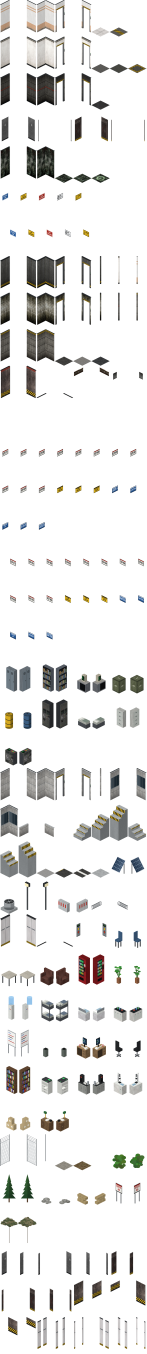
#> input picture art/tilesheets/scp_facility_02_tilesheet.png, 1024 x 9472 px, given in place of officewall.jpg, which was not available (shown at 1/7 size)
$ python make_facility_tiles.py
#> lines starting #> are read from the running program, lines starting #| are printed output that depends on the picture
#!/usr/bin/env python3
"""
Builds the SCP site tileset `scp_facility_02` (walls, door frames, doors,
floors, signs, pocket dimension) and repacks the mod's texture pack.

Every tile is drawn procedurally: simple 3D boxes projected to Project
Zomboid's isometric view, with procedural textures mapped on each face.

Outputs:
  art/tilesheets/scp_facility_02_tilesheet.png                (sheet, 8 columns, for editing)
  Contents/mods/SCPFoundation/42/media/texturepacks/scp_facility.pack
      (scp_facility_01 from art/tilesheets/scp_facility_01_tilesheet.png + scp_facility_02)
  Contents/mods/SCPFoundation/42/media/scp_facility.tiles
(previews of the site are made by tools/make_site_preview.py)

Usage: python3 tools/make_facility_tiles.py   (from the repository root)
Needs numpy and Pillow.
"""

import math
import os
import struct
import sys

import numpy as np
from PIL import Image, ImageDraw, ImageFilter, ImageFont

ROOT = os.path.dirname(os.path.dirname(os.path.abspath(__file__)))
MEDIA = os.path.join(ROOT, "Contents/mods/SCPFoundation/42/media")
ART = os.path.join(ROOT, "art")

TW, TH = 128, 256           # tile size (Build 42 2x tiles)
SS = 4                      # supersampling
WALL_T = 0.07               # wall thickness (tile units)
FONT_BOLD = "/usr/share/fonts/truetype/dejavu/DejaVuSans-Bold.ttf"

rng = np.random.default_rng(914)


# ----------------------------------------------------------------------
# Projection and face drawing
# ----------------------------------------------------------------------

def proj(x, y, z):
    """World (x east, y south, z up; 1 = one tile / one wall height) -> screen."""
    return ((64 + (x - y) * 64) * SS, (192 + (x + y) * 32 - z * 192) * SS)


def canvas():
    return Image.new("RGBA", (TW * SS, TH * SS), (0, 0, 0, 0))


# [16 lines left out: function face, not called in this run]


def finish(img):
    return img.resize((TW, TH), Image.LANCZOS)


# ----------------------------------------------------------------------
# Texture helpers (numpy RGBA, v = 0 at the top)
# ----------------------------------------------------------------------

def hexrgb(h):
    h = h.lstrip("#")
    if len(h) == 3:
        h = "".join(c * 2 for c in h)
    return np.array([int(h[i:i + 2], 16) for i in (0, 2, 4)], np.float32)


def noise(w, h, scale, amp, seed=None):
    g = np.random.default_rng(seed) if seed is not None else rng
    small = g.random((max(2, h // scale), max(2, w // scale))).astype(np.float32)
    im = Image.fromarray((small * 255).astype(np.uint8), "L").resize((w, h), Image.BICUBIC)
    return (np.asarray(im).astype(np.float32) / 255 - 0.5) * 2 * amp


# [7 lines left out: function base, not called in this run]


def rect(a, u0, v0, u1, v1, color, alpha=1.0):
    h, w = a.shape[:2]
    x0, x1 = int(u0 * w), int(u1 * w)
    y0, y1 = int(v0 * h), int(v1 * h)
    c = hexrgb(color) if isinstance(color, str) else np.array(color, np.float32)
    a[y0:y1, x0:x1, :3] = a[y0:y1, x0:x1, :3] * (1 - alpha) + c * alpha
    a[y0:y1, x0:x1, 3] = 255


def shade_rect(a, u0, v0, u1, v1, k):
    h, w = a.shape[:2]
    a[int(v0 * h):int(v1 * h), int(u0 * w):int(u1 * w), :3] *= k


def hline(a, v, thick, color, alpha=1.0):
    rect(a, 0, v - thick / 2, 1, v + thick / 2, color, alpha)


def vline(a, u, thick, color, alpha=1.0):
    rect(a, u - thick / 2, 0, u + thick / 2, 1, color, alpha)


# [10 lines left out: function hazard, not called in this run]


def grime(a, strength=40, from_bottom=0.25):
    h, w = a.shape[:2]
    v = np.linspace(0, 1, h)[:, None]
    g = np.clip((v - (1 - from_bottom)) / from_bottom, 0, 1) * strength
    a[..., :3] -= (g * (0.6 + 0.4 * (noise(w, h, 6, 1) + 1) / 2))[..., None]


def drips(a, count, color, length=0.35, seed=None):
    g = np.random.default_rng(seed)
    h, w = a.shape[:2]
    c = hexrgb(color)
    for _ in range(count):
        x = int(g.random() * w)
        L = int(h * length * (0.3 + g.random()))
        wd = 2 + int(g.random() * 5)
        for y in range(L):
            k = 1 - y / L
            x0 = max(0, x - wd // 2)
            a[y, x0:x0 + wd, :3] = a[y, x0:x0 + wd, :3] * (1 - 0.8 * k) + c * 0.8 * k


# [11 lines left out: function bolts, not called in this run]


def to_img(a):
    return Image.fromarray(np.clip(a, 0, 255).astype(np.uint8), "RGBA")


# [20 lines left out: function text_tex, not called in this run]


# ----------------------------------------------------------------------
# Material textures. The surfaces come from SCP - Containment Breach
# (art/sources/cb_textures, CC BY-SA 3.0); stripes, signs and props are drawn here.
# ----------------------------------------------------------------------

WALL_W, WALL_H = 256, 512
CB = os.path.join(ART, "sources", "cb_textures")


def cb(name, size, crop=None, bright=1.0, tint=None):
    """A Containment Breach texture as a float RGBA array of `size` (w, h)."""
    im = Image.open(os.path.join(CB, name + ".jpg")).convert("RGB")
    if crop:
        w, h = im.size
        im = im.crop((int(crop[0] * w), int(crop[1] * h), int(crop[2] * w), int(crop[3] * h)))
    im = im.resize(size, Image.LANCZOS)
    a = np.zeros((size[1], size[0], 4), np.float32)
    a[..., :3] = np.asarray(im).astype(np.float32) * bright
    if tint is not None:
        a[..., :3] *= np.array(tint, np.float32)
    a[..., 3] = 255
    return a


def wall_ez():
    a = cb("officewall", (WALL_W, WALL_H))
    grime(a, 14, 0.15)
#> in noise, `im = Image.fromarray((small * 255).astype(np.uint8), "L").resize((w, h..`:
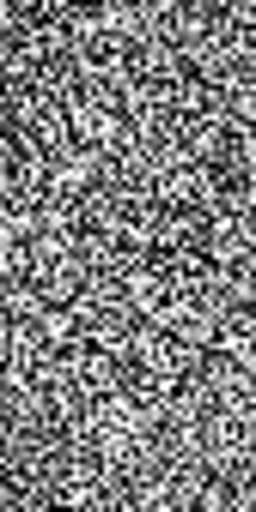
#> im: PIL image 256x512 L; min 0, max 255, mean 127.7
    return to_img(a)


def wall_lcz():
    a = cb("whitewall", (WALL_W, WALL_H))
#> call 2 of cb, with name = 'whitewall', size = (256, 512), bright = 1
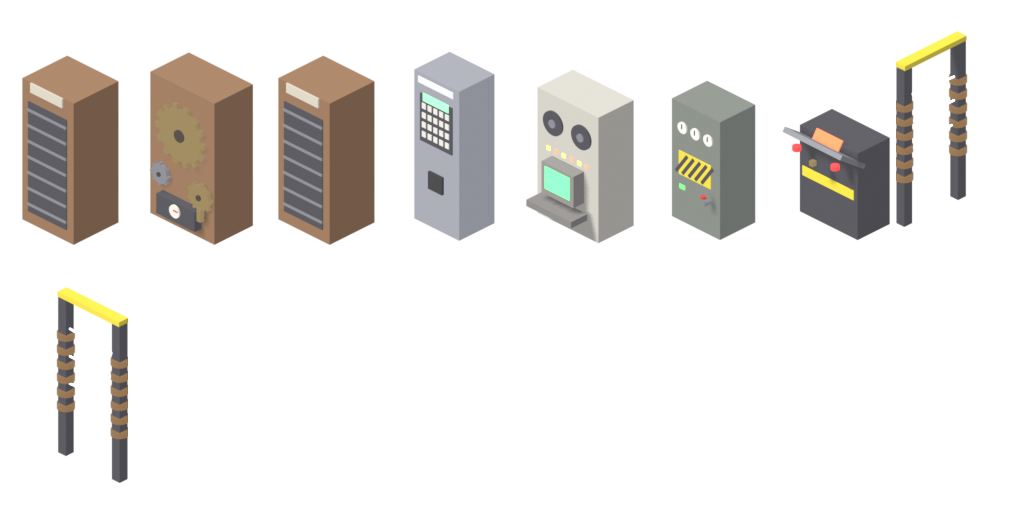
#> input picture art/tilesheets/scp_facility_01_tilesheet.png, 1024 x 512 px, given in place of whitewall.jpg, which was not available
#> in cb (call 2), `im = Image.open(os.path.join(CB, name + ".jpg")).convert("RGB")`:
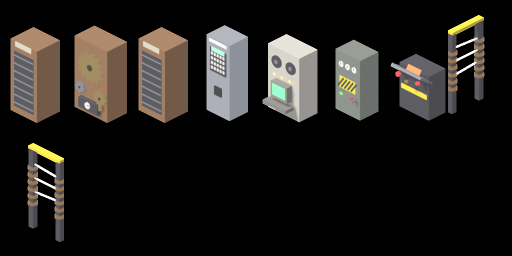
#> im: PIL image 1024x512 RGB (shown at 1/2 size); mean R, G, B 32, 29.6, 26.6
#> in cb (call 2), `im = im.resize(size, Image.LANCZOS)`:
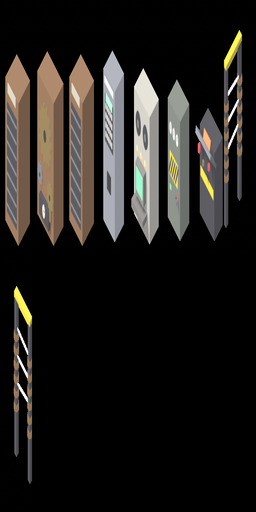
#> im: PIL image 256x512 RGB; mean R, G, B 32.2, 29.7, 26.7
    rect(a, 0, 0.955, 1, 1, "#2e2f30")
#> in rect, `a[y0:y1, x0:x1, :3] = a[y0:y1, x0:x1, :3] * (1 - alpha) + c * alpha`:
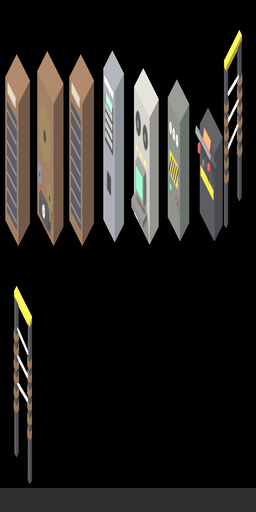
#> a: shape (512, 256, 4) float32; mean R, G, B, A 34.3, 31.9, 28.9, 255.5
    grime(a, 16, 0.2)
#> call 2 of noise, with w = 256, h = 512, scale = 6, amp = 1
#> in noise (call 2), `im = Image.fromarray((small * 255).astype(np.uint8), "L").resize((w, h..`:
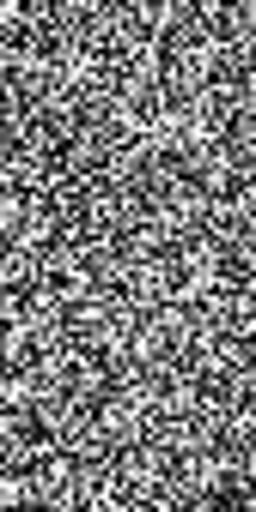
#> im: PIL image 256x512 L; min 0, max 255, mean 124.8
    return to_img(a)


def wall_hcz():
    a = cb("concretewall", (WALL_W, WALL_H), bright=0.68)      # kept dark, as asked
#> call 3 of cb, with name = 'concretewall', size = (256, 512), bright = 0.68
#> in cb (call 3), `a[..., 3] = 255`:
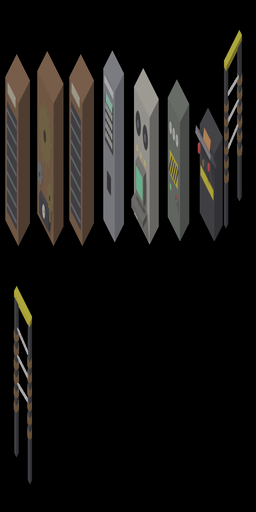
#> a: shape (512, 256, 4) float32; mean R, G, B, A 21.9, 20.2, 18.2, 255.5
    rect(a, 0, 0.0, 1, 0.035, "#2a2c2e")
#> (the rest of the program and of its run is left out)
